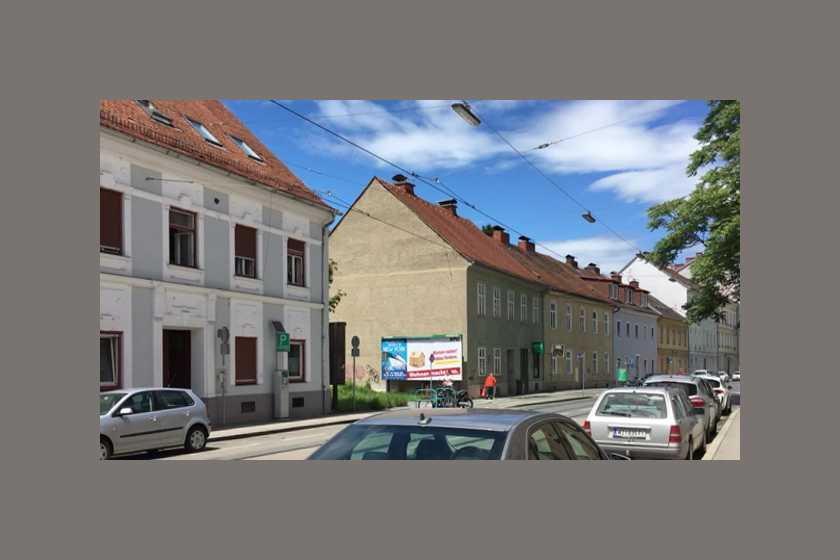
#> input picture images/images_rect_r640x360/IMG_7540_15062016_frame00001.png, 840 x 560 px, found by its file name; its folder holds 4 pictures in this run
$ python add_border.py   (Python 2 division)
#> lines starting #> are read from the running program, lines starting #| are printed output that depends on the picture
# -*- coding: utf-8 -*-
"""
Created on Fri Aug  4 10:56:53 2017

@author: Rafael Espericueta
"""
import os
import cv2

# Function that puts a border around an image.
def add_border(im, bordersize = 100, val = [0, 0, 0]):
    '''
        input:  cv2 rgb image
        output: same image with border of size borderesize with value val
    '''
    return cv2.copyMakeBorder(im,
                              top = bordersize,
                              bottom = bordersize,
                              left = bordersize,
                              right = bordersize,
                              borderType = cv2.BORDER_CONSTANT,
                              value = val)

def borderize(path, val = [111, 116, 121]):
    ''' Puts a border around every image in folder named "path".
        It's assumed the folder contains only images.  '''
    imagenames = os.listdir(path)
    num_images = len(imagenames)

    for i, imagename in enumerate(imagenames):
        if i % 400 == 0:
            print 'Progress: ', round(int((float(i)/num_images * 100.))), '%'
        fullname = os.path.join(path, imagename)
        im  = add_border( cv2.imread(fullname), val = val )
#> in add_border, `return cv2.copyMakeBorder(im, top = bordersize, bottom = bordersize, l..`:
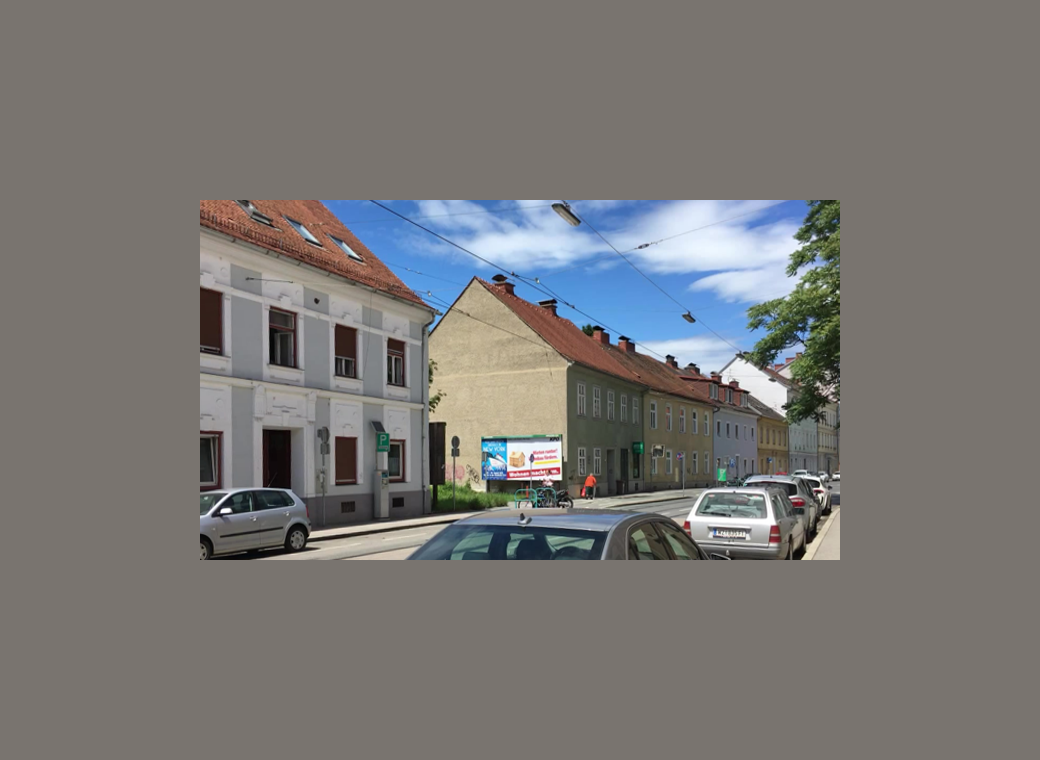
#> returned value: shape (760, 1040, 3); mean of channels 0, 1, 2 117, 119, 120.9; drawn as B, G, R
#> pass 3 of the loop in borderize, `for i, imagename in enumerate(imagenames):`:
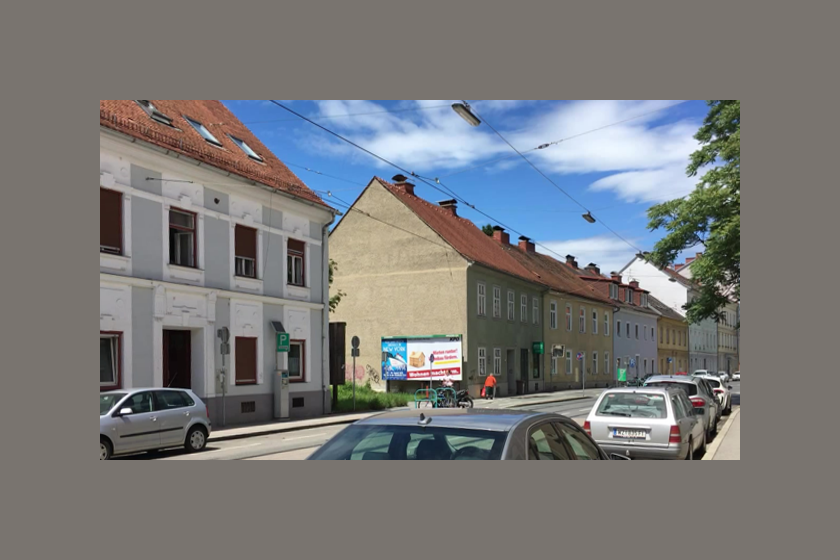
#> input picture images/images_rect_r640x360/IMG_7540_15062016_frame00003.png, 840 x 560 px, found by its file name
#> in add_border (call 3), `return cv2.copyMakeBorder(im, top = bordersize, bottom = bordersize, l..`:
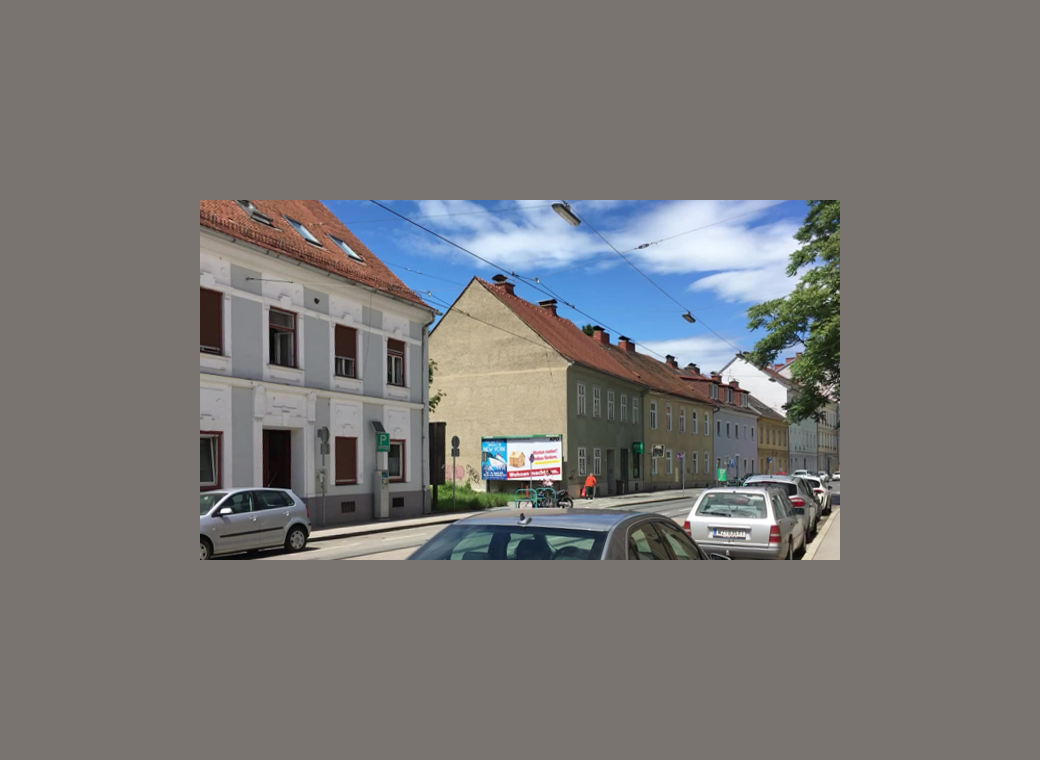
#> returned value: shape (760, 1040, 3); mean of channels 0, 1, 2 117, 119, 120.9; drawn as B, G, R
#> the loop made 4 passes; the first 3 are shown
        cv2.imwrite(fullname, im)

path = '/home/icg/Martin/train_data_graz/images_rect_r640x360'

# The border is the average color over all the training images.
borderize(path, val = [111, 116, 121])

'''
im  = add_border( cv2.imread('rafa.jpg') )
cv2.imwrite('rafab.jpg', im)

im = cv2.imread('rafa.jpg')
cv2.imshow('image', im)
cv2.waitKey(0) & 0xFF   # still freezes console
'''
